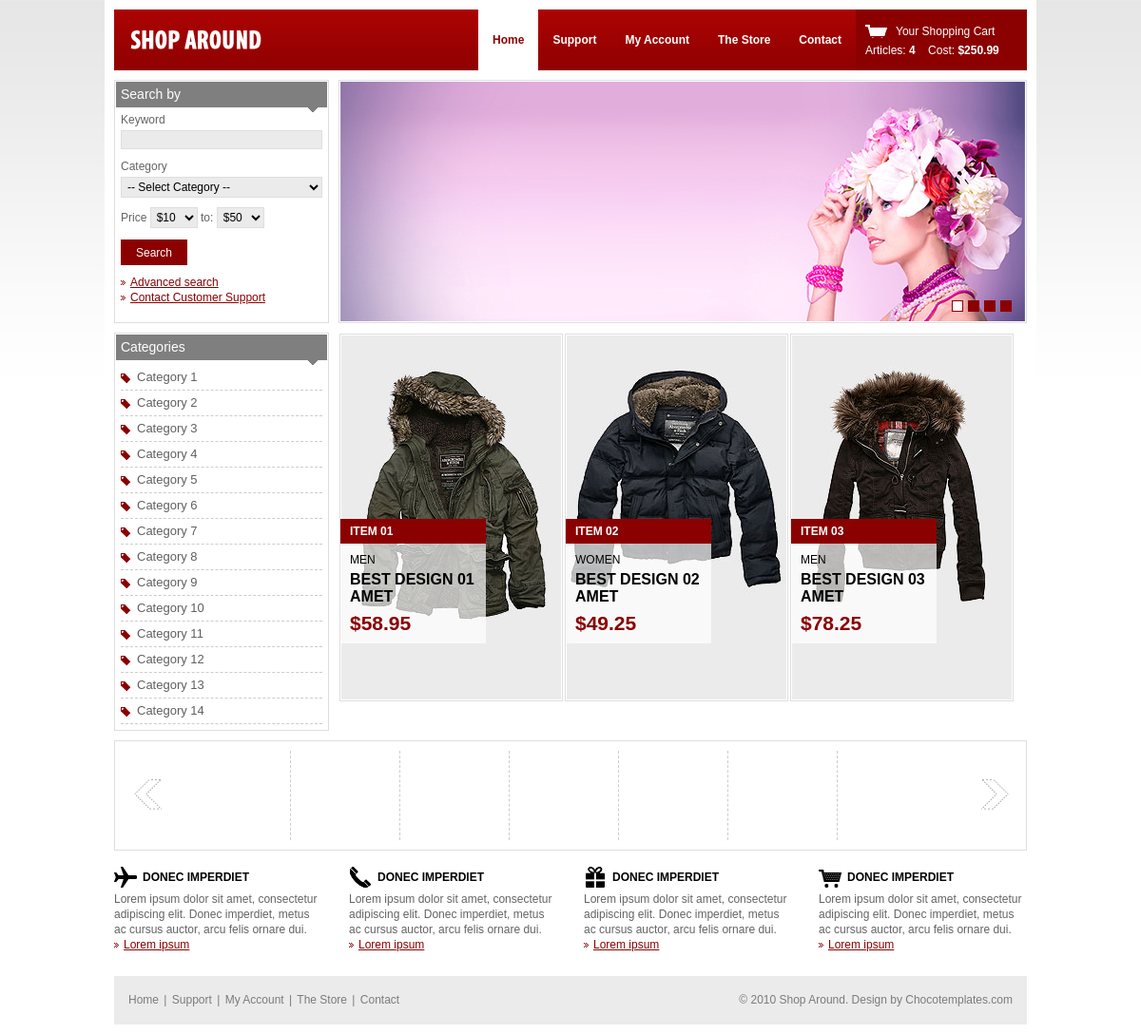
Before: / with the older database file.
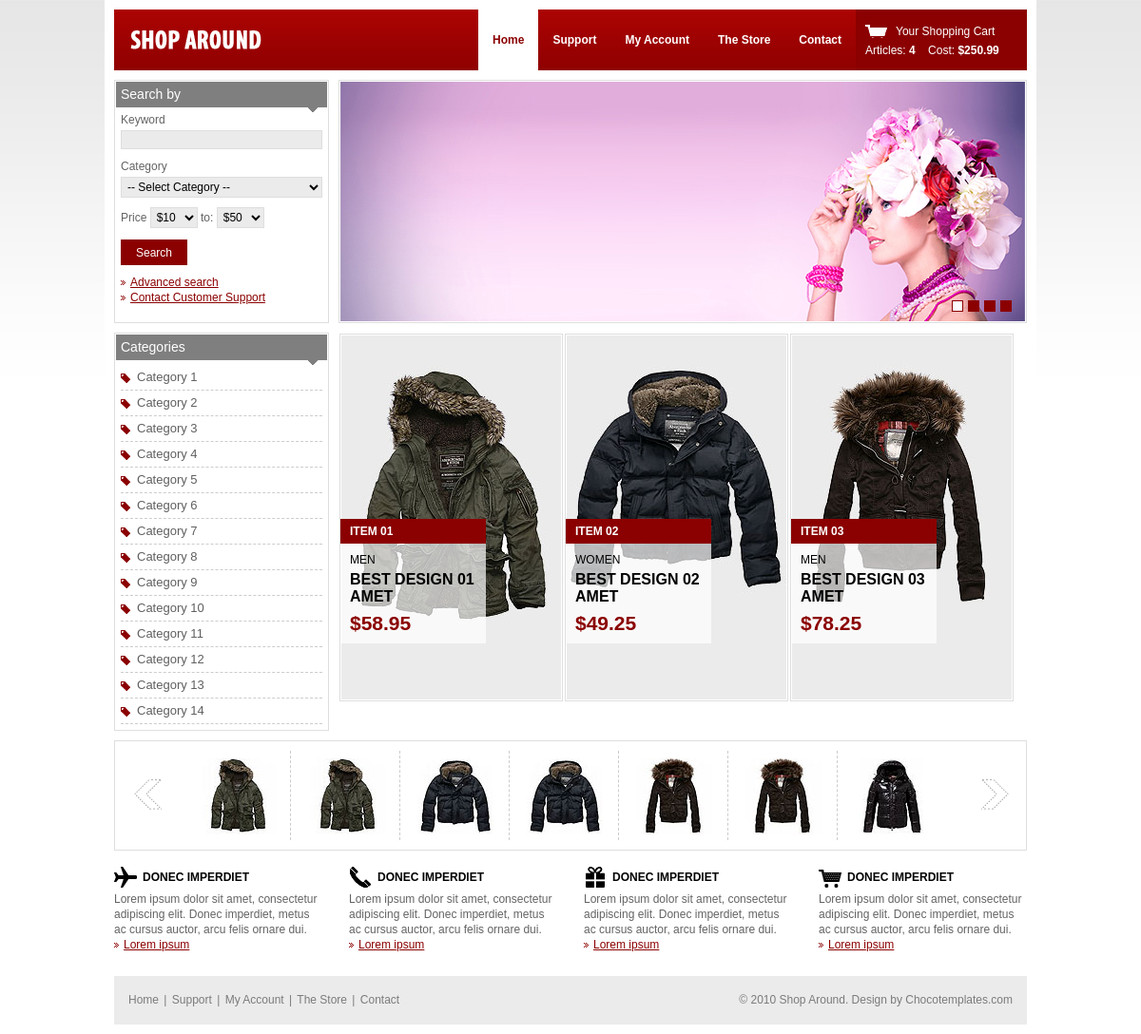
After: the same page with the newer database file.
### tables this page shows
CREATE TABLE `slide` (
  `Slide_Id` int(11) NOT NULL,
  `Slide_Description` varchar(255) NOT NULL,
  `Slide_Img` varchar(255) NOT NULL
);

CREATE TABLE `grid` (
  `Grid_id` int(11) NOT NULL,
  `Grid_Des` varchar(255) NOT NULL,
  `Grid_img` varchar(255) NOT NULL,
  `Grid_Text` varchar(255) NOT NULL,
  `Grid_Gen` varchar(255) NOT NULL,
  `Grid_Price` varchar(255) NOT NULL
);

CREATE TABLE `navbar` (
  `Nav_Id` int(11) NOT NULL,
  `Nav_name` varchar(255) NOT NULL
);

CREATE TABLE `grid2` (
  `Grid_id` int(11) NOT NULL,
  `Grid_Img` varchar(255) NOT NULL
);

### Core/Mysql.php (called while the page is built, shortened)
<?php
abstract class MySql{
    private $conn = null;
    private $statement = null;
    private static function prepareConnectionString(){
        $servername     = DB_HOST;
        $dbname         = DB_NAME;
        return "mysql:host=$servername;dbname=$dbname";
    }
    public function getConnection(){
        $username       = DB_USER_NAME;
        $password       = DB_PASSWORD;
        try {
            $this->conn = new PDO(self::prepareConnectionString(), $username, $password);
            $this->conn->setAttribute(PDO::ATTR_ERRMODE, PDO::ERRMODE_EXCEPTION);
            return true;
        }
        catch(PDOException $e){
            echo "Error: " . $e->getMessage();
        }
        return false;
    }
    public function preapareStatement($query){
        $this->statement = $this->conn->prepare($query);
        $this->statement->execute();
    }
    public function fetchData($entity = null){
        return $this->statement->fetchAll(PDO::FETCH_CLASS,$entity);
    }
}

### Core/Model2.php (called while the page is built, shortened)
<?php
abstract class Model2 extends Mysql{
    protected $table = null;
    private $select = null;
    private $entity = null;
    public function select($select = '*'){
        $this->select = $select;
        return $this;
    }
    public function setEntity($entity){
        $this->entity = $entity;
        return $this;
    }
    private function prepareSelectQuery(){
        return  "SELECT  $this->select  FROM  $this->table ";
    }
    public function find(){
        $this->preapareStatement($this->prepareSelectQuery());
        return $this->fetchData($this->entity);
    }
}

### Model/SlideModel.php (called while the page is built, shortened)
<?php
class SlideModel extends Model2{
    public function getAllSlideData(){
        return $this->select('*')->setEntity('Entity\Slide')->find();
    }
}

### Entity/Slide.php (called while the page is built, shortened)
<?php
class Slide{
    private $Slide_Img;
    public function getName(){
        return $this->Slide_Img;
    }
}

### Core/G_Model.php (called while the page is built, shortened)
<?php
abstract class G_Model extends Mysql{
    protected $table = null;
    private $select = null;
    private $entity = null;
    public function select($select = '*'){
        $this->select = $select;
        return $this;
    }
    public function setEntity($entity){
        $this->entity = $entity;
        return $this;
    }
    private function prepareSelectQuery(){
        return  "SELECT  $this->select  FROM  $this->table ";
    }
    public function find(){
        $this->preapareStatement($this->prepareSelectQuery());
        return $this->fetchData($this->entity);
    }
}

### Model/GridModel.php (called while the page is built, shortened)
<?php
class GridModel extends G_Model{
    public function getAllGrid(){
        return $this->select('*')->setEntity('Entity\Grid')->find();
    }
}

### Entity/Grid.php (called while the page is built, shortened)
<?php
class Grid{
    private $Grid_Des;
 	private $Grid_img;
 	private $Grid_Text;
 	private $Grid_Gen;
 	private $Grid_Price;
    public function getName(){
        return $this->Grid_img;
    }
    public function getDes(){
        return $this->Grid_Des;
    }
    public function getText(){
        return $this->Grid_Text;
    }
    public function getGen(){
        return $this->Grid_Gen;
    }
    public function getPrice(){
        return $this->Grid_Price;
    }
}

### Core/Model.php (called while the page is built, shortened)
<?php
abstract class Model extends Mysql{
    protected $table = null;
    private $select = null;
    private $entity = null;
    public function select($select = '*'){
        $this->select = $select;
        return $this;
    }
    public function setEntity($entity){
        $this->entity = $entity;
        return $this;
    }
    private function prepareSelectQuery(){
        return  "SELECT  $this->select  FROM  $this->table ";
    }
    public function find(){
        $this->preapareStatement($this->prepareSelectQuery());
        return $this->fetchData($this->entity);
    }
}

### Model/NaviModel.php (called while the page is built, shortened)
<?php
class NaviModel extends Model{
    public function getAllNaviData(){
        return $this->select('*')->setEntity('Entity\Navi')->find();
    }
}

### Entity/Navi.php (called while the page is built, shortened)
<?php
class Navi{
    private $Nav_name;
    public function getName(){
        return $this->Nav_name;
    }
}

### Model/GridModel2.php (called while the page is built, shortened)
<?php
class GridModel2 extends G_Model{
    public function getAllGrid2(){
        return $this->select('*')->setEntity('Entity\Grid2')->find();
    }
}

### Entity/Grid2.php (called while the page is built, shortened)
<?php
class Grid2{
    private $Grid_Img;
    public function getName(){
        return $this->Grid_Img;
    }
}

### index.php (the view, shortened to what this page needs)
<?php
require_once 'Core/MySql.php';
require_once 'Core/Model.php';
require_once 'Entity/Navi.php';
require_once 'Model/NaviModel.php';
require_once 'Core/G_Model.php';
require_once 'Entity/Grid.php';
require_once 'Model/GridModel.php';
require_once 'Core/Model2.php';
require_once 'Entity/Slide.php';
require_once 'Model/SlideModel.php';
require_once 'Entity/Grid2.php';
require_once 'Model/GridModel2.php';
$Item2 = new NaviModel();
$Item2= $Item2->getAllNaviData();
$Grid1 = new GridModel();
$Grid1= $Grid1->getAllGrid();
$Grid2 = new GridModel2();
$Grid2= $Grid2->getAllGrid2();
$Slide = new SlideModel();
$Slide= $Slide->getAllSlideData();
?>
<!DOCTYPE html PUBLIC "-//W3C//DTD XHTML 1.0 Transitional//EN" "http://www.w3.org/TR/xhtml1/DTD/xhtml1-transitional.dtd">
<html xmlns="http://www.w3.org/1999/xhtml">
<head>
	<link rel="stylesheet" href="css/style.css" type="text/css" media="all" />
</head>
<body>
<div class="shell">
	<div id="header">
		<h1 id="logo"><a href="#">shoparound</a></h1>
		<div id="cart">
			<a href="#" class="cart-link">Your Shopping Cart</a>
			<span>Articles: <strong>4</strong></span>
			<span>Cost: <strong>$250.99</strong></span>
		</div>
		<div id="navigation">
			<ul>
			    <li><a href="#" class="active">Home</a></li>
			    <li><a href="#">Support</a></li>
			    <li><a href="#">My Account</a></li>
			    <li><a href="#">The Store</a></li>
			    <li><a href="#">Contact</a></li>
			</ul>
		</div>
	</div>
	<div id="main">
		<div id="content">
			<div id="slider" class="box">
				<div id="slider-holder">
					<ul>
						<?php foreach($Slide as $Slide):?>
					    <li><a href="#"><img src="<?php echo $Slide->getName() ?>" alt="" /></a></li>
					    <?php endforeach?>
					</ul>
				</div>
				<div id="slider-nav">
					<a href="#" class="active">1</a>
					<a href="#">2</a>
					<a href="#">3</a>
					<a href="#">4</a>
				</div>
			</div>
			<div class="products">
				<?php foreach($Grid1 as $Grid1):?>
				<ul>
				    <li style="margin:1px ">
				    	<a href="#"><img src="<?php echo $Grid1->getName() ?>" alt="" /></a>
				    	<div class="product-info">
				    		<h3><?php echo $Grid1->getDes() ?></h3>
				    		<div class="product-desc">
								<h4><?php echo $Grid1->getGen() ?></h4>
				    			<p><?php echo $Grid1->getText() ?><br />amet</p>
				    			<strong class="price"><?php echo $Grid1->getPrice() ?></strong>
				    		</div>
				    	</div>
				    </li>
				</ul>
				<?php endforeach?>
			</div>
		</div>
		<div id="sidebar">
			<div class="box search">
				<h2>Search by <span></span></h2>
				<div class="box-content">
					<form action="" method="post">
						<label>Keyword</label>
						<input type="text" class="field" />
						<label>Category</label>
						<select class="field">
							<option value="">-- Select Category --</option>
						</select>
						<div class="inline-field">
							<label>Price</label>
							<select class="field small-field">
								<option value="">$10</option>
							</select>
							<label>to:</label>
							<select class="field small-field">
								<option value="">$50</option>
							</select>
						</div>
						<input type="submit" class="search-submit" value="Search" />
						<p>
							<a href="#" class="bul">Advanced search</a><br />
							<a href="#" class="bul">Contact Customer Support</a>
						</p>
					</form>
				</div>
			</div>
			<div class="box categories">
				<h2>Categories <span></span></h2>
				<div class="box-content">
					<ul><?php foreach($Item2 as $Item2):?>
					    <li><a href="#"><?php echo $Item2->getName() ?></a></li>
					    <?php endforeach?>
					</ul>
				</div>
			</div>
		</div>
	</div>
	<div class="side-full">
		<div class="more-products">
			<div class="more-products-holder">
				<ul><?php foreach($Grid2 as $Grid2):?>
				    <li class=""><a href="#"><img src="<?php echo $Grid2->getName()?>" alt=""/></a></li>
				    <li class="col-last"><a href="#"><img src="<?php echo $Grid2->getName()?>" alt=""/></a></li>
				    <?php endforeach?>
				</ul>
			</div>
			<div class="more-nav">
				<a href="#" class="prev">previous</a>
				<a href="#" class="next">next</a>
			</div>
		</div>
		<div class="cols">
			<div class="col">
				<h3 class="ico ico1">Donec imperdiet</h3>
				<p>Lorem ipsum dolor sit amet, consectetur adipiscing elit. Donec imperdiet, metus ac cursus auctor, arcu felis ornare dui.</p>
				<p class="more"><a href="#" class="bul">Lorem ipsum</a></p>
			</div>
			<div class="col">
				<h3 class="ico ico2">Donec imperdiet</h3>
				<p>Lorem ipsum dolor sit amet, consectetur adipiscing elit. Donec imperdiet, metus ac cursus auctor, arcu felis ornare dui.</p>
				<p class="more"><a href="#" class="bul">Lorem ipsum</a></p>
			</div>
			<div class="col">
				<h3 class="ico ico3">Donec imperdiet</h3>
				<p>Lorem ipsum dolor sit amet, consectetur adipiscing elit. Donec imperdiet, metus ac cursus auctor, arcu felis ornare dui.</p>
				<p class="more"><a href="#" class="bul">Lorem ipsum</a></p>
			</div>
			<div class="col col-last">
				<h3 class="ico ico4">Donec imperdiet</h3>
				<p>Lorem ipsum dolor sit amet, consectetur adipiscing elit. Donec imperdiet, metus ac cursus auctor, arcu felis ornare dui.</p>
				<p class="more"><a href="#" class="bul">Lorem ipsum</a></p>
			</div>
		</div>
	</div>
	<div id="footer">
		<p class="left">
			<a href="#">Home</a>
			<span>|</span>
			<a href="#">Support</a>
			<span>|</span>
			<a href="#">My Account</a>
			<span>|</span>
			<a href="#">The Store</a>
			<span>|</span>
			<a href="#">Contact</a>
		</p>
		<p class="right">
			&copy; 2010 Shop Around.
			Design by <a href="http://chocotemplates.com" target="_blank" title="The Sweetest CSS Templates WorldWide">Chocotemplates.com</a>
		</p>
	</div>
</div>
</body>
</html>

Changed rows visible on the page:
added grid2: Grid_Img (picture)
added grid2: Grid_Img (picture)
added grid2: Grid_Img (picture)
added grid2: Grid_Img (picture)
